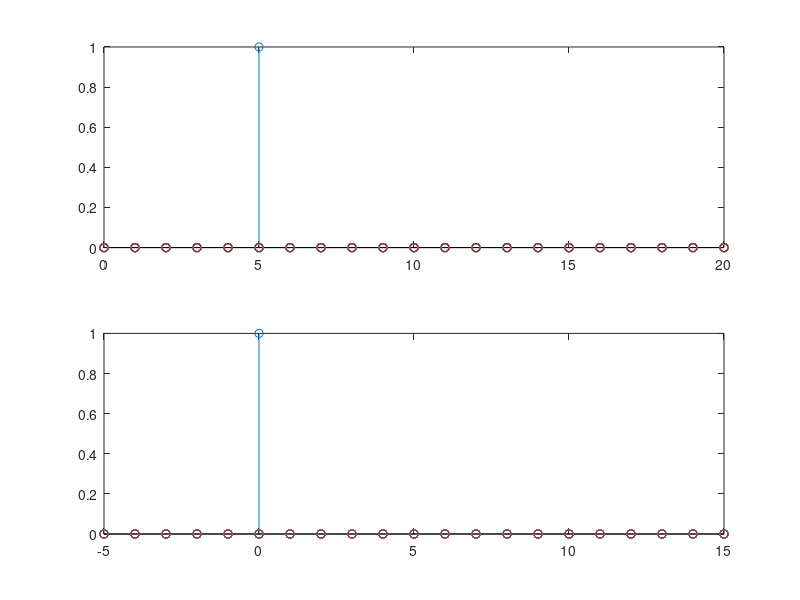
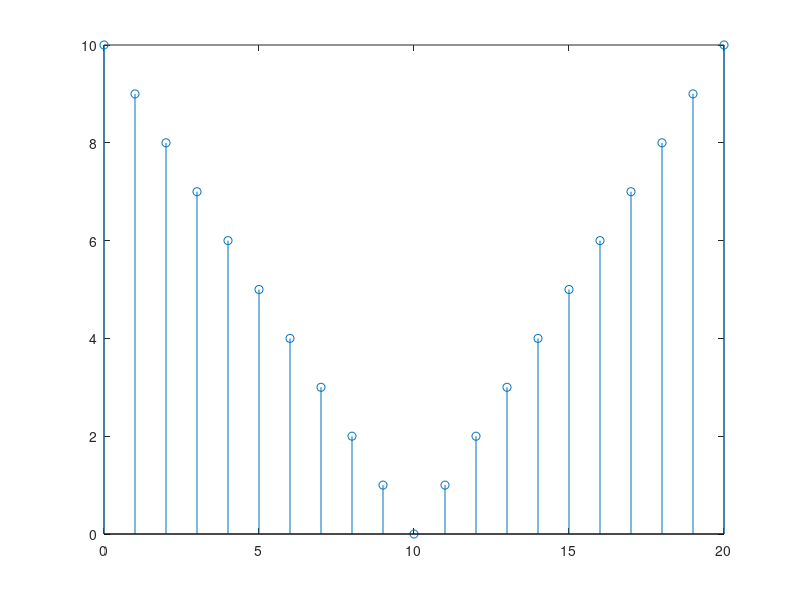
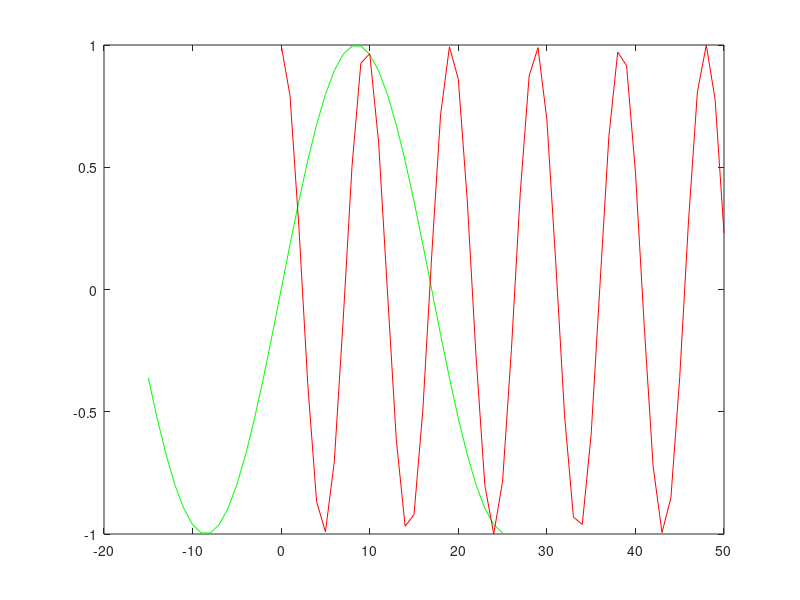
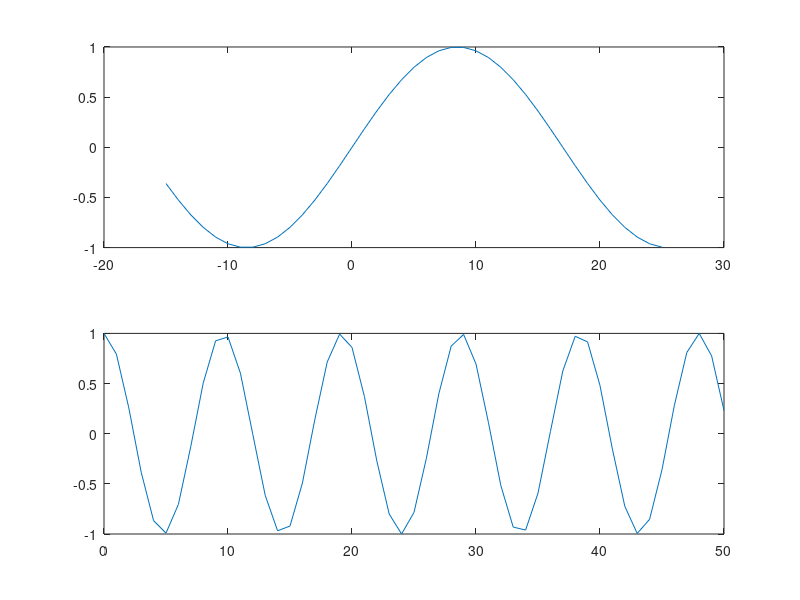

Source code (MATLAB) for these figures, in order:
n=0:20;
m=-5:15;
z = zeros(21);
z(6) = 1;
 
subplot(2, 1, 1)
stem(n, z)
subplot(2, 1, 2)
stem(m, z)
 
t=abs(10-n);
figure(2)
stem(n,t)
 
n1=-15:25;
x1=sin(pi/17*n1);
n2=0:50;
x2=cos(pi/sqrt(23)*n2);
figure(3)
plot(n1,x1,'g',n2,x2,'r')
 
figure(4)
subplot(2,1,1)
plot(n1,x1)
subplot(2,1,2)
plot(n2,x2)
 
figure(5)
stem(n1,x1)
hold on
stem(n2,x2)
hold off
 
figure(6)
subplot(2,1,1)
stem(n1,x1)
subplot(2,1,2)
stem(n2,x2)

